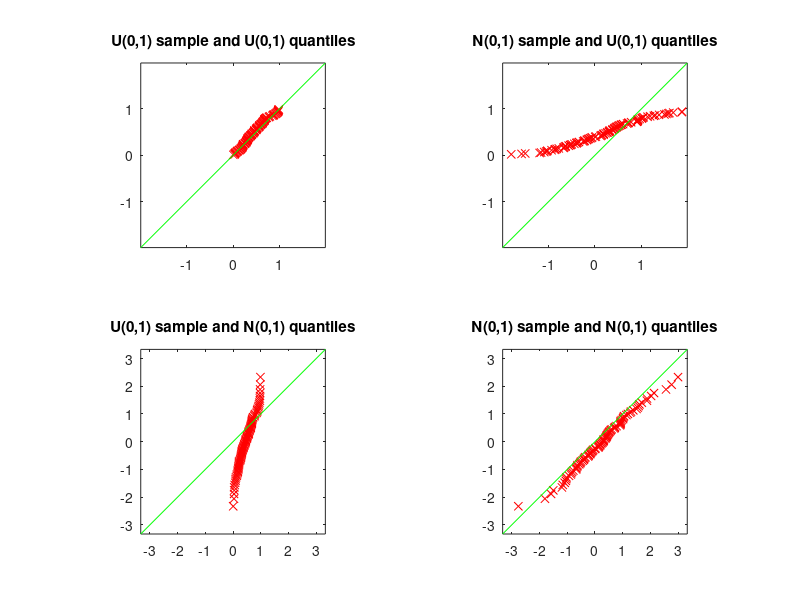

This figure's MATLAB source:
clc;
clear all;
close all;

% quantile-quantile plot

M = 100;

s=rng;

r1 = rand(M,1); 
r2 = randn(M,1); 

r1s = sort(r1);
r2s = sort(r2);

pvals = [1:M]/(M+1);

z1vals = pvals;
z2vals = sqrt(2)*erfinv(2*pvals-1);

subplot(221)
plot(r1s,z1vals,'rx')
hold on
xlim = max(abs(z1vals))+1;
plot([-xlim, xlim],[-xlim,xlim],'g-') % Reference of slope 1 
axis([-xlim, xlim -xlim, xlim]);
axis square;
title('U(0,1) sample and U(0,1) quantiles')


subplot(222)
plot(r2s,z1vals,'rx')
hold on
xlim = max(abs(z1vals))+1;
plot([-xlim, xlim],[-xlim,xlim],'g-') % Reference of slope 1 
axis([-xlim, xlim -xlim, xlim]);
axis square;
title('N(0,1) sample and U(0,1) quantiles')


subplot(223)
plot(r1s,z2vals,'rx')
hold on
xlim = max(abs(z2vals))+1;
plot([-xlim, xlim],[-xlim,xlim],'g-') % Reference of slope 1 
axis([-xlim, xlim -xlim, xlim]);
axis square;
title('U(0,1) sample and N(0,1) quantiles')


subplot(224)
plot(r2s,z2vals,'rx')
hold on
xlim = max(abs(z2vals))+1;
plot([-xlim, xlim],[-xlim,xlim],'g-') % Reference of slope 1 
axis([-xlim, xlim -xlim, xlim]);
axis square;
title('N(0,1) sample and N(0,1) quantiles')
